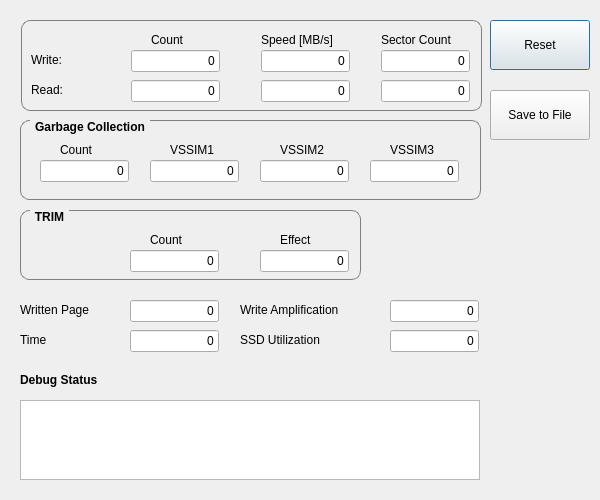
<?xml version="1.0" encoding="UTF-8"?>
<ui version="4.0">
 <class>MonitorForm</class>
 <widget class="QDialog" name="MonitorForm">
  <property name="geometry">
   <rect>
    <x>0</x>
    <y>0</y>
    <width>600</width>
    <height>500</height>
   </rect>
  </property>
  <property name="name" stdset="0">
   <cstring>Form1</cstring>
  </property>
  <property name="caption" stdset="0">
   <string>SSD Monitor</string>
  </property>
  <widget class="QPushButton" name="btnReset">
   <property name="geometry">
    <rect>
     <x>490</x>
     <y>20</y>
     <width>100</width>
     <height>50</height>
    </rect>
   </property>
   <property name="text">
    <string>Reset</string>
   </property>
   <property name="autoDefault">
    <bool>true</bool>
   </property>
   <property name="name" stdset="0">
    <cstring>btnReset</cstring>
   </property>
  </widget>
  <widget class="QGroupBox" name="groupBox">
   <property name="geometry">
    <rect>
     <x>21</x>
     <y>20</y>
     <width>461</width>
     <height>91</height>
    </rect>
   </property>
   <property name="styleSheet">
    <string notr="true">#groupBox {
	border : 1px solid gray;
	border-radius : 9px;
}</string>
   </property>
   <property name="title">
    <string/>
   </property>
   <property name="name" stdset="0">
    <cstring>groupBox1</cstring>
   </property>
   <widget class="QLabel" name="label">
    <property name="geometry">
     <rect>
      <x>10</x>
      <y>30</y>
      <width>56</width>
      <height>20</height>
     </rect>
    </property>
    <property name="text">
     <string>Write:</string>
    </property>
    <property name="name" stdset="0">
     <cstring>txtLabelWrite</cstring>
    </property>
   </widget>
   <widget class="QLineEdit" name="txtWriteCount">
    <property name="geometry">
     <rect>
      <x>110</x>
      <y>30</y>
      <width>89</width>
      <height>22</height>
     </rect>
    </property>
    <property name="text">
     <string>0</string>
    </property>
    <property name="alignment">
     <set>Qt::AlignRight</set>
    </property>
    <property name="name" stdset="0">
     <cstring>txtWriteCount</cstring>
    </property>
   </widget>
   <widget class="QLabel" name="label">
    <property name="geometry">
     <rect>
      <x>130</x>
      <y>10</y>
      <width>60</width>
      <height>20</height>
     </rect>
    </property>
    <property name="text">
     <string>Count</string>
    </property>
    <property name="name" stdset="0">
     <cstring>txtLabelCount</cstring>
    </property>
   </widget>
   <widget class="QLabel" name="label">
    <property name="geometry">
     <rect>
      <x>240</x>
      <y>10</y>
      <width>91</width>
      <height>20</height>
     </rect>
    </property>
    <property name="text">
     <string>Speed [MB/s]</string>
    </property>
    <property name="name" stdset="0">
     <cstring>txtLabelSpeed</cstring>
    </property>
   </widget>
   <widget class="QLineEdit" name="txtWriteSpeed">
    <property name="geometry">
     <rect>
      <x>240</x>
      <y>30</y>
      <width>89</width>
      <height>22</height>
     </rect>
    </property>
    <property name="text">
     <string>0</string>
    </property>
    <property name="alignment">
     <set>Qt::AlignRight</set>
    </property>
    <property name="name" stdset="0">
     <cstring>txtWriteSpeed</cstring>
    </property>
   </widget>
   <widget class="QLineEdit" name="txtReadSpeed">
    <property name="geometry">
     <rect>
      <x>240</x>
      <y>60</y>
      <width>89</width>
      <height>22</height>
     </rect>
    </property>
    <property name="text">
     <string>0</string>
    </property>
    <property name="alignment">
     <set>Qt::AlignRight</set>
    </property>
    <property name="name" stdset="0">
     <cstring>txtReadSpeed</cstring>
    </property>
   </widget>
   <widget class="QLineEdit" name="txtWriteSectorCount">
    <property name="geometry">
     <rect>
      <x>360</x>
      <y>30</y>
      <width>89</width>
      <height>22</height>
     </rect>
    </property>
    <property name="text">
     <string>0</string>
    </property>
    <property name="alignment">
     <set>Qt::AlignRight</set>
    </property>
    <property name="name" stdset="0">
     <cstring>txtWriteSectorCount</cstring>
    </property>
   </widget>
   <widget class="QLineEdit" name="txtReadSectorCount">
    <property name="geometry">
     <rect>
      <x>360</x>
      <y>60</y>
      <width>89</width>
      <height>22</height>
     </rect>
    </property>
    <property name="text">
     <string>0</string>
    </property>
    <property name="alignment">
     <set>Qt::AlignRight</set>
    </property>
    <property name="name" stdset="0">
     <cstring>txtReadSectorCount</cstring>
    </property>
   </widget>
   <widget class="QLabel" name="label">
    <property name="geometry">
     <rect>
      <x>360</x>
      <y>10</y>
      <width>100</width>
      <height>20</height>
     </rect>
    </property>
    <property name="text">
     <string>Sector Count</string>
    </property>
    <property name="name" stdset="0">
     <cstring>txtLabelSectorCount</cstring>
    </property>
   </widget>
   <widget class="QLabel" name="label">
    <property name="geometry">
     <rect>
      <x>10</x>
      <y>60</y>
      <width>56</width>
      <height>20</height>
     </rect>
    </property>
    <property name="text">
     <string>Read:</string>
    </property>
    <property name="name" stdset="0">
     <cstring>txtLabelRead</cstring>
    </property>
   </widget>
   <widget class="QLineEdit" name="txtReadCount">
    <property name="geometry">
     <rect>
      <x>110</x>
      <y>60</y>
      <width>89</width>
      <height>22</height>
     </rect>
    </property>
    <property name="text">
     <string>0</string>
    </property>
    <property name="alignment">
     <set>Qt::AlignRight</set>
    </property>
    <property name="name" stdset="0">
     <cstring>txtReadCount</cstring>
    </property>
   </widget>
  </widget>
  <widget class="QGroupBox" name="groupBox">
   <property name="geometry">
    <rect>
     <x>20</x>
     <y>120</y>
     <width>461</width>
     <height>80</height>
    </rect>
   </property>
   <property name="styleSheet">
    <string notr="true">QGroupBox {
    border: 1px solid gray;
    border-radius: 9px;
    margin-top: 0.5em;
	font-weight : bold;
}

QGroupBox::title {
    subcontrol-origin: margin;
    left: 10px;
    padding: 0 3px 0 3px;
}</string>
   </property>
   <property name="title">
    <string>Garbage Collection</string>
   </property>
   <property name="name" stdset="0">
    <cstring>groupBox2</cstring>
   </property>
   <widget class="QLineEdit" name="txtGCCount">
    <property name="geometry">
     <rect>
      <x>20</x>
      <y>40</y>
      <width>89</width>
      <height>22</height>
     </rect>
    </property>
    <property name="text">
     <string>0</string>
    </property>
    <property name="alignment">
     <set>Qt::AlignRight</set>
    </property>
    <property name="name" stdset="0">
     <cstring>txtGCCount</cstring>
    </property>
   </widget>
   <widget class="QLineEdit" name="txtGCVSSIM1">
    <property name="geometry">
     <rect>
      <x>130</x>
      <y>40</y>
      <width>89</width>
      <height>22</height>
     </rect>
    </property>
    <property name="text">
     <string>0</string>
    </property>
    <property name="alignment">
     <set>Qt::AlignRight</set>
    </property>
    <property name="name" stdset="0">
     <cstring>txtGCVSSIM1</cstring>
    </property>
   </widget>
   <widget class="QLineEdit" name="txtGCVSSIM2">
    <property name="geometry">
     <rect>
      <x>240</x>
      <y>40</y>
      <width>89</width>
      <height>22</height>
     </rect>
    </property>
    <property name="text">
     <string>0</string>
    </property>
    <property name="alignment">
     <set>Qt::AlignRight</set>
    </property>
    <property name="name" stdset="0">
     <cstring>txtGCVSSIM2</cstring>
    </property>
   </widget>
   <widget class="QLabel" name="label">
    <property name="geometry">
     <rect>
      <x>40</x>
      <y>20</y>
      <width>66</width>
      <height>20</height>
     </rect>
    </property>
    <property name="text">
     <string>Count</string>
    </property>
    <property name="name" stdset="0">
     <cstring>txtLabelGCCount</cstring>
    </property>
   </widget>
   <widget class="QLabel" name="label">
    <property name="geometry">
     <rect>
      <x>150</x>
      <y>20</y>
      <width>51</width>
      <height>20</height>
     </rect>
    </property>
    <property name="text">
     <string>VSSIM1</string>
    </property>
    <property name="name" stdset="0">
     <cstring>txtLabelGCVSSIM1</cstring>
    </property>
   </widget>
   <widget class="QLabel" name="label">
    <property name="geometry">
     <rect>
      <x>260</x>
      <y>20</y>
      <width>51</width>
      <height>20</height>
     </rect>
    </property>
    <property name="text">
     <string>VSSIM2</string>
    </property>
    <property name="name" stdset="0">
     <cstring>txtLabelGCVSSIM2</cstring>
    </property>
   </widget>
   <widget class="QLineEdit" name="txtGCVSSIM3">
    <property name="geometry">
     <rect>
      <x>350</x>
      <y>40</y>
      <width>89</width>
      <height>22</height>
     </rect>
    </property>
    <property name="text">
     <string>0</string>
    </property>
    <property name="alignment">
     <set>Qt::AlignRight</set>
    </property>
    <property name="name" stdset="0">
     <cstring>txtGCVSSIM3</cstring>
    </property>
   </widget>
   <widget class="QLabel" name="label_2">
    <property name="geometry">
     <rect>
      <x>370</x>
      <y>20</y>
      <width>51</width>
      <height>20</height>
     </rect>
    </property>
    <property name="text">
     <string>VSSIM3</string>
    </property>
    <property name="name" stdset="0">
     <cstring>txtLabelGCVSSIM3</cstring>
    </property>
   </widget>
  </widget>
  <widget class="QGroupBox" name="groupBox">
   <property name="geometry">
    <rect>
     <x>20</x>
     <y>210</y>
     <width>341</width>
     <height>70</height>
    </rect>
   </property>
   <property name="styleSheet">
    <string notr="true">QGroupBox {
    border: 1px solid gray;
    border-radius: 9px;
    margin-top: 0.5em;
	font-weight : bold;
}

QGroupBox::title {
    subcontrol-origin: margin;
    left: 10px;
    padding: 0 3px 0 3px;
}</string>
   </property>
   <property name="title">
    <string>TRIM</string>
   </property>
   <property name="name" stdset="0">
    <cstring>groupBox3</cstring>
   </property>
   <widget class="QLabel" name="label">
    <property name="geometry">
     <rect>
      <x>130</x>
      <y>20</y>
      <width>56</width>
      <height>20</height>
     </rect>
    </property>
    <property name="text">
     <string>Count</string>
    </property>
    <property name="name" stdset="0">
     <cstring>txtLabelTrimCount</cstring>
    </property>
   </widget>
   <widget class="QLineEdit" name="txtTrimCount">
    <property name="geometry">
     <rect>
      <x>110</x>
      <y>40</y>
      <width>89</width>
      <height>22</height>
     </rect>
    </property>
    <property name="text">
     <string>0</string>
    </property>
    <property name="alignment">
     <set>Qt::AlignRight</set>
    </property>
    <property name="name" stdset="0">
     <cstring>txtTrimCount</cstring>
    </property>
   </widget>
   <widget class="QLineEdit" name="txtTrimEffect">
    <property name="geometry">
     <rect>
      <x>240</x>
      <y>40</y>
      <width>89</width>
      <height>22</height>
     </rect>
    </property>
    <property name="text">
     <string>0</string>
    </property>
    <property name="alignment">
     <set>Qt::AlignRight</set>
    </property>
    <property name="name" stdset="0">
     <cstring>txtTrimEffect</cstring>
    </property>
   </widget>
   <widget class="QLabel" name="label">
    <property name="geometry">
     <rect>
      <x>260</x>
      <y>20</y>
      <width>56</width>
      <height>20</height>
     </rect>
    </property>
    <property name="text">
     <string>Effect</string>
    </property>
    <property name="name" stdset="0">
     <cstring>txtLabelTrimEffect</cstring>
    </property>
   </widget>
  </widget>
  <widget class="QLabel" name="label">
   <property name="geometry">
    <rect>
     <x>240</x>
     <y>300</y>
     <width>150</width>
     <height>20</height>
    </rect>
   </property>
   <property name="text">
    <string>Write Amplification</string>
   </property>
   <property name="name" stdset="0">
    <cstring>txtLabelWriteAmp</cstring>
   </property>
  </widget>
  <widget class="QLineEdit" name="txtWriteAmp">
   <property name="geometry">
    <rect>
     <x>390</x>
     <y>300</y>
     <width>89</width>
     <height>22</height>
    </rect>
   </property>
   <property name="text">
    <string>0</string>
   </property>
   <property name="alignment">
    <set>Qt::AlignRight</set>
   </property>
   <property name="name" stdset="0">
    <cstring>txtWriteAmp</cstring>
   </property>
  </widget>
  <widget class="QLineEdit" name="txtSSDUtil">
   <property name="geometry">
    <rect>
     <x>390</x>
     <y>330</y>
     <width>89</width>
     <height>22</height>
    </rect>
   </property>
   <property name="text">
    <string>0</string>
   </property>
   <property name="alignment">
    <set>Qt::AlignRight</set>
   </property>
   <property name="name" stdset="0">
    <cstring>txtSSDUtil</cstring>
   </property>
  </widget>
  <widget class="QLabel" name="label">
   <property name="geometry">
    <rect>
     <x>240</x>
     <y>330</y>
     <width>111</width>
     <height>20</height>
    </rect>
   </property>
   <property name="text">
    <string>SSD Utilization</string>
   </property>
   <property name="name" stdset="0">
    <cstring>txtLabelSSDUtil</cstring>
   </property>
  </widget>
  <widget class="QLabel" name="label">
   <property name="geometry">
    <rect>
     <x>20</x>
     <y>300</y>
     <width>100</width>
     <height>20</height>
    </rect>
   </property>
   <property name="text">
    <string>Written Page</string>
   </property>
   <property name="name" stdset="0">
    <cstring>txtLabelWrittenPage</cstring>
   </property>
  </widget>
  <widget class="QLineEdit" name="txtWrittenPage">
   <property name="geometry">
    <rect>
     <x>130</x>
     <y>300</y>
     <width>89</width>
     <height>22</height>
    </rect>
   </property>
   <property name="text">
    <string>0</string>
   </property>
   <property name="alignment">
    <set>Qt::AlignRight</set>
   </property>
   <property name="name" stdset="0">
    <cstring>txtWrittenPage</cstring>
   </property>
  </widget>
  <widget class="QTextEdit" name="txtDebug">
   <property name="geometry">
    <rect>
     <x>20</x>
     <y>400</y>
     <width>460</width>
     <height>80</height>
    </rect>
   </property>
   <property name="mouseTracking">
    <bool>false</bool>
   </property>
   <property name="name" stdset="0">
    <cstring>txtDebug</cstring>
   </property>
  </widget>
  <widget class="QLabel" name="label">
   <property name="geometry">
    <rect>
     <x>20</x>
     <y>370</y>
     <width>120</width>
     <height>20</height>
    </rect>
   </property>
   <property name="font">
    <font>
     <weight>75</weight>
     <bold>true</bold>
    </font>
   </property>
   <property name="text">
    <string>Debug Status</string>
   </property>
   <property name="name" stdset="0">
    <cstring>txtLabelDebug</cstring>
   </property>
  </widget>
  <widget class="QLineEdit" name="txtTime">
   <property name="geometry">
    <rect>
     <x>130</x>
     <y>330</y>
     <width>89</width>
     <height>22</height>
    </rect>
   </property>
   <property name="text">
    <string>0</string>
   </property>
   <property name="alignment">
    <set>Qt::AlignRight</set>
   </property>
   <property name="name" stdset="0">
    <cstring>txtTime</cstring>
   </property>
  </widget>
  <widget class="QLabel" name="label">
   <property name="geometry">
    <rect>
     <x>20</x>
     <y>330</y>
     <width>50</width>
     <height>20</height>
    </rect>
   </property>
   <property name="text">
    <string>Time</string>
   </property>
   <property name="name" stdset="0">
    <cstring>txtLabelTime</cstring>
   </property>
  </widget>
  <widget class="QPushButton" name="btnSave">
   <property name="geometry">
    <rect>
     <x>490</x>
     <y>90</y>
     <width>100</width>
     <height>50</height>
    </rect>
   </property>
   <property name="text">
    <string>Save to File</string>
   </property>
   <property name="name" stdset="0">
    <cstring>btnSave</cstring>
   </property>
  </widget>
 </widget>
 <layoutdefault spacing="6" margin="11"/>
 <resources/>
 <connections/>
</ui>
